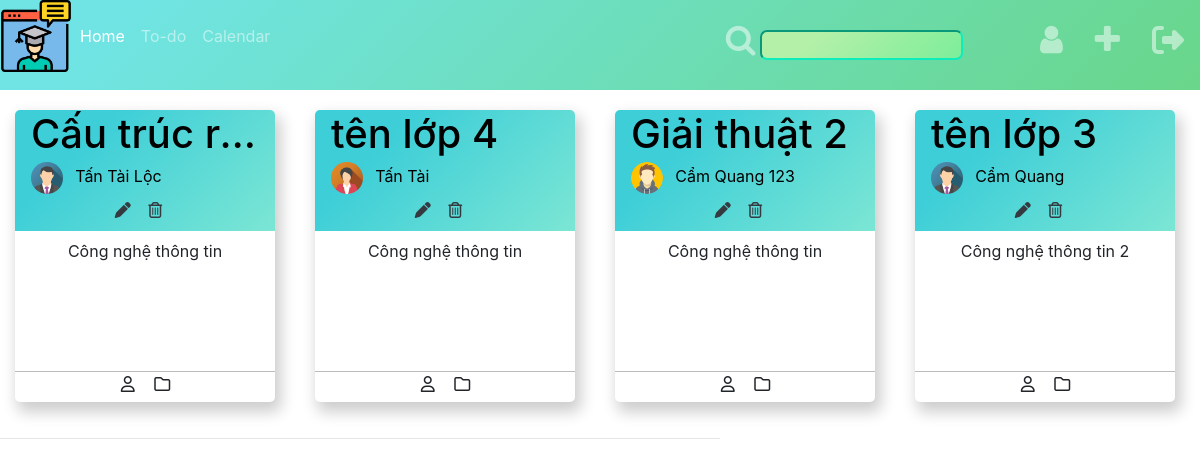
Screenshot of /public/index-giaovien.php (signed in) with the database file from the repository.
### tables this page shows
CREATE TABLE `class` (
  `id` varchar(11) NOT NULL,
  `name` varchar(100) DEFAULT NULL,
  `subject` varchar(100) DEFAULT NULL,
  `teacher` varchar(100) DEFAULT NULL,
  `room` varchar(10) DEFAULT NULL,
  `image` varchar(100) DEFAULT NULL,
  `created_by_who` varchar(100) DEFAULT NULL,
  `created_by_id` int(11) DEFAULT NULL,
  `updated_at` timestamp NULL DEFAULT NULL ON UPDATE current_timestamp()
);

### libraries/Database.php (called while the page is built, shortened)
<?php
    class Database
    {
        public $link;
        public function __construct()
        {
            $this->link = mysqli_connect("localhost","root","","web_classroom") or die ();
            mysqli_set_charset($this->link,"utf8");
        }
        public function fetchOne($table , $query)
        {
            $sql  = "SELECT * FROM {$table} WHERE ";
            $sql .= $query;
            $sql .= "LIMIT 1";
            $result = mysqli_query($this->link,$sql) or die("Lỗi  truy vấn fetchOne " .mysqli_error($this->link));
            return mysqli_fetch_assoc($result);
        }
         public function fetchAll($table)
        {
            $sql = "SELECT * FROM {$table} WHERE 1" ;
            $result = mysqli_query($this->link,$sql) or die("Lỗi Truy Vấn fetchAll " .mysqli_error($this->link));
            $data = [];
            if( $result)
            {
                while ($num = mysqli_fetch_assoc($result))
                {
                    $data[] = $num;
                }
            }
            return $data;
        }
    }
?>

### libraries/Function.php (called while the page is built, shortened)
<?php
require_once __DIR__. "/Database.php";
function base_url()
{
	return $url="http://localhost/Code/final-web-classroom/";
}
function check_role($email){
    $db = new Database;
    $data_user =  $db -> fetchOne('user',"email = '".$email."'");
    if($data_user['role']==0){
        return 0;
    }elseif($data_user['role']==1){
        return 1;
    }
    else{
        return 2;
    }
}
 ?>

### public/index-giaovien.php (the view, shortened to what this page needs)
<?php
require_once __DIR__. "/../autoload/autoload.php";
$data_user = $db -> fetchOne('user',"email = '".$_SESSION['email']."'");
if(check_role($_SESSION['email'])==2){
    $class = $db ->fetchAll('class');
}
if(check_role($_SESSION['email'])==1){
    $class = $db -> fetchAllCondition('class',"created_by_id = '".$data_user['id']."'");
}
?>
<!DOCTYPE html>
<html>
<head>
    <link href="css/style.css" rel="stylesheet" type="text/css" />
    <link rel="stylesheet" href="https://maxcdn.bootstrapcdn.com/bootstrap/4.5.2/css/bootstrap.min.css">
    <link rel="stylesheet" href="https://cdnjs.cloudflare.com/ajax/libs/font-awesome/4.7.0/css/font-awesome.min.css">
</head>
<body>
    <nav class="navbar navbar-expand bg-primary navbar-dark p-0 sticky-top">
        <ul class="navbar-nav w-100">
            <span onclick="openNav()"><img class="logo" src="image/logov2.png"></span>
            <?php if(check_role($data_user['email'])==0){
                ?>
            <li class="nav-item active">
                <a class="nav-link" href="index-hocsinh.php">Home</a>
            </li>
            <?php }
                else {
            ?>
                    <li class="nav-item active">
                <a class="nav-link" href="index-giaovien.php">Home</a>
            </li>
            <?php }?>
            <li class="nav-item">
                <a class="nav-link" href="#">To-do</a>
            </li>
            <li class="nav-item">
                <a class="nav-link" href="#">Calendar</a>
            </li>
            <li class="nav-item ml-auto mr-0">
                <a class="nav-link" href="#">
                    <label for="search"><i class="fa fa-search fa-2x"></i> </label>
                    <input onkeyup="search(this.value)" type="text" id="search" class="search">
                </a>
            </li>
            <?php if(check_role($data_user['email'])==2){
                ?>
                <li class="nav-item  ml-2 mr-2">
                <a class="nav-link" href="#">
                    <label for="showphanquyen"><i class="fa fa-user fa-2x"></i> </label>
                </a>
            </li><?php
            }
            ?>
            <li class="nav-item ml-2 mr-2">
                <a class="nav-link" href="#">
                    <label for="showaddjoinclassroom"><i class="fa fa-plus fa-2x"></i> </label>
                </a>
            </li>
            <li class="nav-item ml-2 mr-2">
                <a class="nav-link" href="logout.php">
                    <label for="logoutbutton"><i class="fas fa-sign-out-alt fa-2x"></i></label>
                </a>
            </li>
        </ul>
    </nav>
    <div class=" index container">
        <div class="class-place">
            <div class="row class-container">
                <?php foreach ($class as $item):?>
                <a href="stream.php?id=<?php echo $item['id']?>" style="text-decoration: none; color:black">
                <div class="classcard col-xl-3 col-lg-3 col-md-4 col-sm-6 col-6">
                    <div class="cell">
                        <div class="class-inf">
                        <div>
                            <h1 class="class-title text-left ml-3 mb-1"> <?php echo $item['name'] ?> </h1>
                        </div>
                            <div class="text-left ml-3 mt-0"><img src="<?php echo base_url() ?>/public/uploads/class/<?php echo $item['image'] ?>" class="avatar" style="width:13%; border-radius: 50%"> <?php $item['teacher'] ?><?php echo $item['teacher'] ?></div>
                            <a href="edit-class.php?id=<?php echo $item['id']?>"><i class="editclassroom fas fa-pen text-dark"></i></a>
                            <a href="delete-class.php?id=<?php echo $item['id']?>" onclick="return confirm('Are you sure to delete this class!');"><i class="editclassroom far fa-trash-alt text-dark"></i></a>
                        </div>
                        <div class="class-main p-2">
                            <p class="title"> <?php echo $item['subject'] ?></p>
                        </div>
                        <div class="class-footer ">
                            <span class="circle">
                                <div class="work-icon">
                                    <i class="fa fa-user-o " aria-hidden="true"></i>
                                </div>
                            </span>
                            <span class="circle">
                                <div class="folder-icon">
                                    <i class="fa fa-folder-o" aria-hidden="true"></i>
                                </div>
                            </span>
                        </div>
                    </div>
                </div>
                </a>
                <?php endforeach ?>
            </div>
        </div>
    </div>
            <hr style="width:60%; text-align:center; margin-left:0">
</body>
</html>

### public/css/style.css (style rules this page uses)
.logo { height: 72px; font-size: 30px; cursor: pointer; }
.editclassroom { text-align: center; margin-right: 13px; }
a:link { color: black; }
.nav-link { padding-top: 1.5rem !important; padding-bottom: 1.5rem !important; }
.circle { width: 30px; height: 30px; display: inline-block; transition: background 0.2s; }
[class*="-icon"] { height: auto; width: 100%; }
ol, ul { list-style: none; }
.container { max-width: 1320px !important; }
.cell { max-width: 300px; margin: 20px 0 20px 0; text-align: center; box-shadow: 4px 8px 15px 2px rgba(0, 0, 0, 0.2); border-radius: 5px; }
.class-inf { border-top-left-radius: 5px; border-top-right-radius: 5px; background-color: #76e4cc; background-image: linear-gradient(315deg, #7ce6d4, #3dced8 74%); color: black; }
.class-title { overflow: hidden; text-overflow: ellipsis; white-space: nowrap; max-height: 100px; }
.class-main { min-height: 140px; }
.class-footer { border-top: 1px solid #bbb; max-height: 57px; }
.cell { margin-right: 10px; }
label { cursor: pointer; }
#search { background-image: linear-gradient(315deg, #7dee9a, #b4f0a8 74%); width: 70%; border-color: #0fecbc; outline: none; border-radius: 7px; }
.navbar { background-image: linear-gradient(315deg, #69d68a 0%, #70e4e4 90%); }
.editclassroom { margin-bottom: 13px; margin-top: 8px; }
.avatar { margin-right: 8px; }
.class-title { margin-bottom: 20px; }
body, html { height: 100%; margin: 0; }

### rows the page displays
class: name "Cấu trúc r…", image (placeholder picture), teacher "Tấn Tài Lộc", subject "Công nghệ thông tin"
class: name "tên lớp 4", image (picture), teacher "Tấn Tài", subject "Công nghệ thông tin"
class: name "Giải thuật 2", image (placeholder picture), teacher "Cẩm Quang 123", subject "Công nghệ thông tin"
class: name "tên lớp 3", image (placeholder picture), teacher "Cẩm Quang", subject "Công nghệ thông tin 2"
